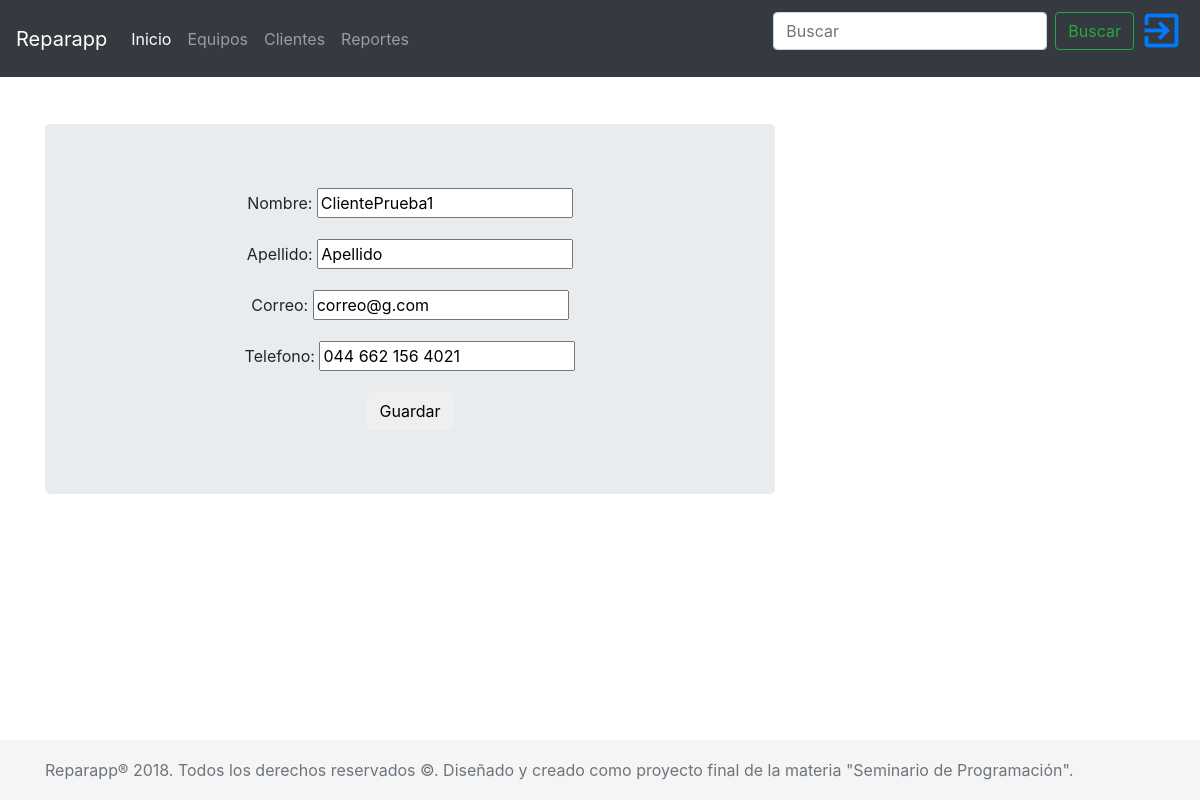
Page /cliente/1/edit/ on the earlier database version.
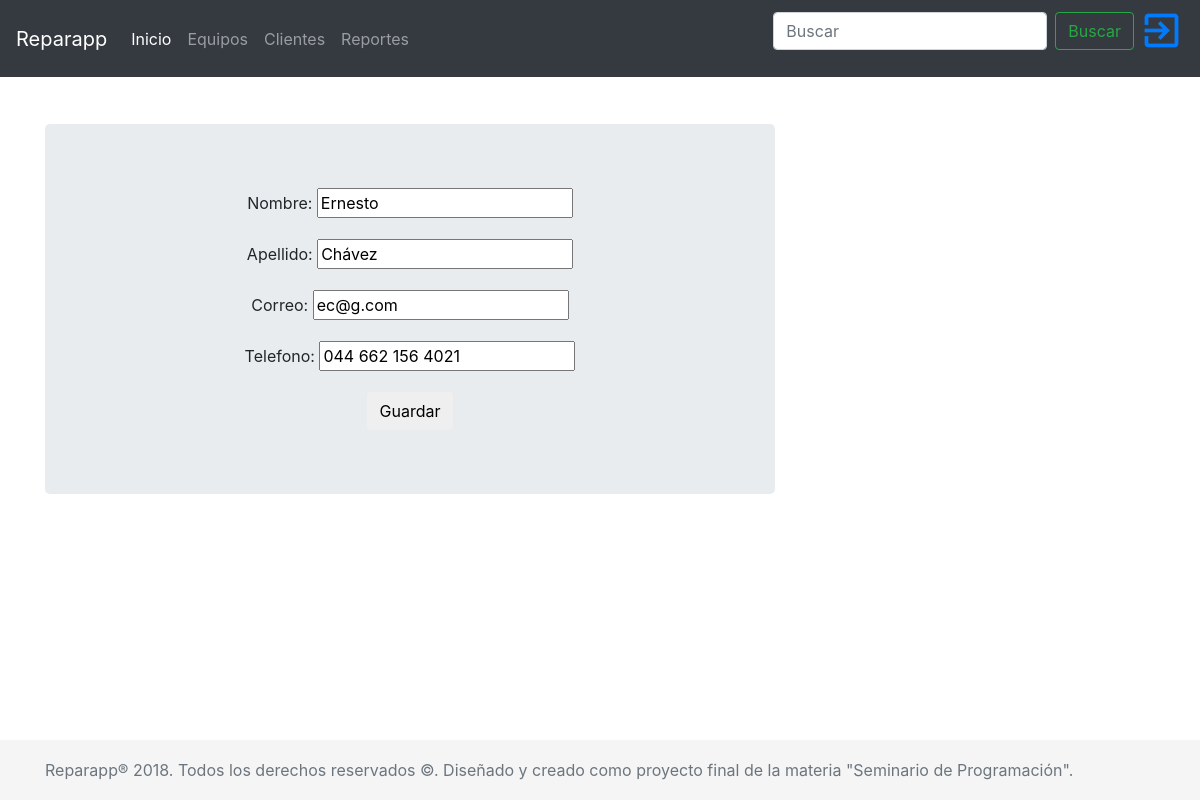
Same page on the later database version.
### reparapp/models.py (models this page shows, shortened)
class Cliente(models.Model):
    nombre = models.CharField(max_length=30)
    apellido = models.CharField(max_length=40)
    correo = models.EmailField()
    telefono = PhoneNumberField()

### reparapp/views.py (the view)
# urls.py: re_path(r'^cliente/(?P<pk>\d+)/edit/$', views.cliente_edit, name='cliente_edit'),
def cliente_edit(request, pk):
    title = 'Editar Cliente'
    cliente = get_object_or_404(Cliente, pk=pk)
    if request.method == "POST":
        form = ClienteForm(request.POST, instance=cliente)
        if form.is_valid():
            cliente = form.save(commit=False)
            cliente.save()
            return redirect('cliente_detail', pk=cliente.pk)
    else:
        form = ClienteForm(instance=cliente)
    return render(request, 'reparapp/cliente_edit.html', {'form': form})

### reparapp/forms.py
class ClienteForm(forms.ModelForm):
    class Meta:
        model = Cliente
        fields = ('nombre','apellido','correo','telefono',)

### reparapp/templates/reparapp/cliente_edit.html (shortened to what this page needs)
{% extends 'reparapp/base.html' %}
{% block content %}
    <form method="POST" class="post-form form-horizontal jumbotron text-center center-block">{% csrf_token %}
        {{ form.as_p }}
        <button type="submit" class="save btn btn-default">Guardar</button>
    </form>
{% endblock %}

Differences in the rows shown:
changed Cliente: nombre "ClientePrueba1" → "Ernesto"; apellido "Apellido" → "Chávez"; correo "correo@g.com" → "ec@g.com"
